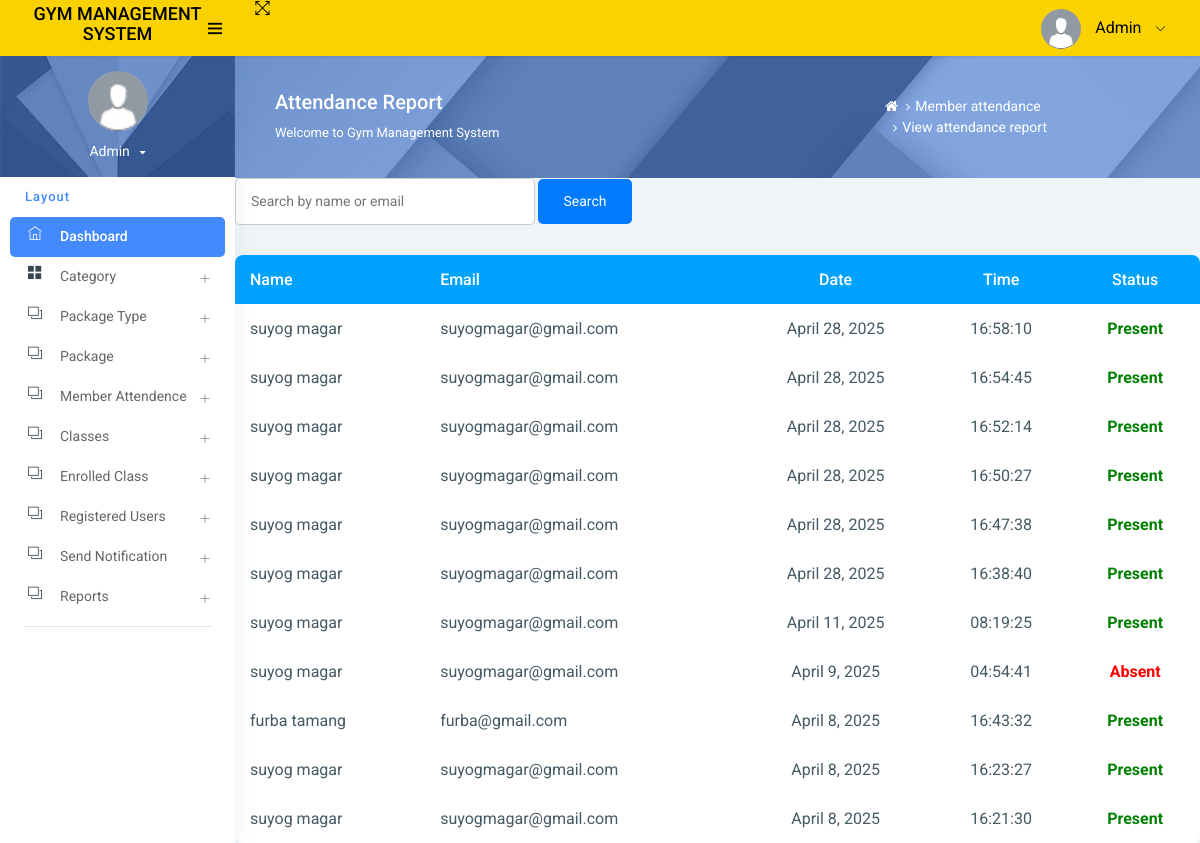
Page /attendance_report/ on the committed database.
### app/models.py (models this page shows, shortened)
class MemberAttendance(models.Model):
    member = models.ForeignKey('Signup', on_delete=models.CASCADE)
    date = models.DateField(default=timezone.now)
    time = models.TimeField(default=timezone.now)
    status = models.CharField(max_length=10, choices=[('Present', 'Present'), ('Absent', 'Absent')])

class Signup(models.Model):
    user = models.OneToOneField(User, on_delete=models.CASCADE, null=True)  # One-to-One link with User
    mobile = models.CharField(max_length=15, null=True)
    state = models.CharField(max_length=150, null=True)
    city = models.CharField(max_length=150, null=True)
    address = models.CharField(max_length=200, null=True)
    creationdate = models.DateTimeField(auto_now_add=True)

### app/views.py (the view)
# urls.py: path('attendance_report/', attendance_report, name='attendance_report'),
def attendance_report(request):
    query = request.GET.get('q')
    if query:
        member_attendance = MemberAttendance.objects.filter(
            Q(member__user__first_name__icontains=query) |
            Q(member__user__last_name__icontains=query) |
            Q(member__user__email__icontains=query)
        ).order_by('-date', '-time')
    else:
        member_attendance = MemberAttendance.objects.all().order_by('-date', '-time')
    return render(request, 'admin/attendance_report.html', {
        'member_attendance': member_attendance,
        'query': query
    })

### templates/admin/attendance_report.html (shortened to what this page needs)
{% extends 'admin_base.html' %}
{% load static %}
{% block main %}
<div class="page-header">
    <div class="page-block">
        <div class="row align-items-center">
            <div class="col-md-8">
                <div class="page-header-title">
                    <h5 class="m-b-10">Attendance Report</h5>
                    <p class="m-b-0">Welcome to Gym Management System</p>
                </div>
            </div>
            <div class="col-md-4">
                <ul class="breadcrumb-title">
                    <li class="breadcrumb-item">
                        <a href="{% url 'admin_home' %}"> <i class="fa fa-home"></i> </a>
                    </li>
                    <li class="breadcrumb-item"><a href="">Member attendance</a>
                    </li>
                    <li class="breadcrumb-item"><a href="">View attendance report</a></li>
                </ul>
            </div>
        </div>
    </div>
</div>
    <form method="get" style="margin-bottom: 30px;">
        <input type="text" name="q" placeholder="Search by name or email" value="{{ query|default:'' }}"
               style="padding: 12px 15px; width: 300px; border: 1px solid #ccc; border-radius: 5px;">
        <button type="submit"
                style="padding: 12px 25px; background-color: #007BFF; color: white; border: none; border-radius: 5px; cursor: pointer;">
            Search
        </button>
    </form>
    <div style="overflow-x: auto;">
        <table style="width: 100%; border-collapse: collapse; background-color: white; border-radius: 8px; overflow: hidden;">
            <thead>
                <tr style="background-color:rgb(0, 162, 255); color: white;">
                    <th style="padding: 15px; text-align: left;">Name</th>
                    <th style="padding: 15px; text-align: left;">Email</th>
                    <th style="padding: 15px; text-align: center;">Date</th>
                    <th style="padding: 15px; text-align: center;">Time</th>
                    <th style="padding: 15px; text-align: center;">Status</th>
                </tr>
            </thead>
            <tbody>
                {% for record in member_attendance %}
                <tr style="border-bottom: 1px solidrgb(18, 1, 1);">
                    <td style="padding: 15px;">{{ record.member.user.first_name }} {{ record.member.user.last_name }}</td>
                    <td style="padding: 15px;">{{ record.member.user.email }}</td>
                    <td style="padding: 15px; text-align: center;">{{ record.date }}</td>
                    <td style="padding: 15px; text-align: center;">{{ record.time|time:"H:i:s" }}</td>
                    <td style="padding: 15px; text-align: center;">
                        {% if record.status == "Present" %}
                            <span style="color: green; font-weight: bold;">Present</span>
                        {% else %}
                            <span style="color: red; font-weight: bold;">Absent</span>
                        {% endif %}
                    </td>
                </tr>
                {% empty %}
                <tr>
                    <td colspan="5" style="padding: 20px; text-align: center; color: #888;">No attendance records found.</td>
                </tr>
                {% endfor %}
            </tbody>
        </table>
    </div>
</div>
{% endblock %}

### rows in the picture
MemberAttendance: member.user.first_name "suyog", member.user.last_name "magar", member.user.email "suyogmagar@gmail.com", date "April 28, 2025", time "16:58:10", status "Present"
MemberAttendance: member.user.first_name "suyog", member.user.last_name "magar", member.user.email "suyogmagar@gmail.com", date "April 28, 2025", time "16:54:45", status "Present"
MemberAttendance: member.user.first_name "suyog", member.user.last_name "magar", member.user.email "suyogmagar@gmail.com", date "April 28, 2025", time "16:52:14", status "Present"
MemberAttendance: member.user.first_name "suyog", member.user.last_name "magar", member.user.email "suyogmagar@gmail.com", date "April 28, 2025", time "16:50:27", status "Present"
MemberAttendance: member.user.first_name "suyog", member.user.last_name "magar", member.user.email "suyogmagar@gmail.com", date "April 28, 2025", time "16:47:38", status "Present"
MemberAttendance: member.user.first_name "suyog", member.user.last_name "magar", member.user.email "suyogmagar@gmail.com", date "April 28, 2025", time "16:38:40", status "Present"
MemberAttendance: member.user.first_name "suyog", member.user.last_name "magar", member.user.email "suyogmagar@gmail.com", date "April 11, 2025", time "08:19:25", status "Present"
MemberAttendance: member.user.first_name "suyog", member.user.last_name "magar", member.user.email "suyogmagar@gmail.com", date "April 9, 2025", time "04:54:41", status "Absent"
MemberAttendance: member.user.first_name "furba", member.user.last_name "tamang", member.user.email "furba@gmail.com", date "April 8, 2025", time "16:43:32", status "Present"
MemberAttendance: member.user.first_name "suyog", member.user.last_name "magar", member.user.email "suyogmagar@gmail.com", date "April 8, 2025", time "16:23:27", status "Present"
MemberAttendance: member.user.first_name "suyog", member.user.last_name "magar", member.user.email "suyogmagar@gmail.com", date "April 8, 2025", time "16:21:30", status "Present"
